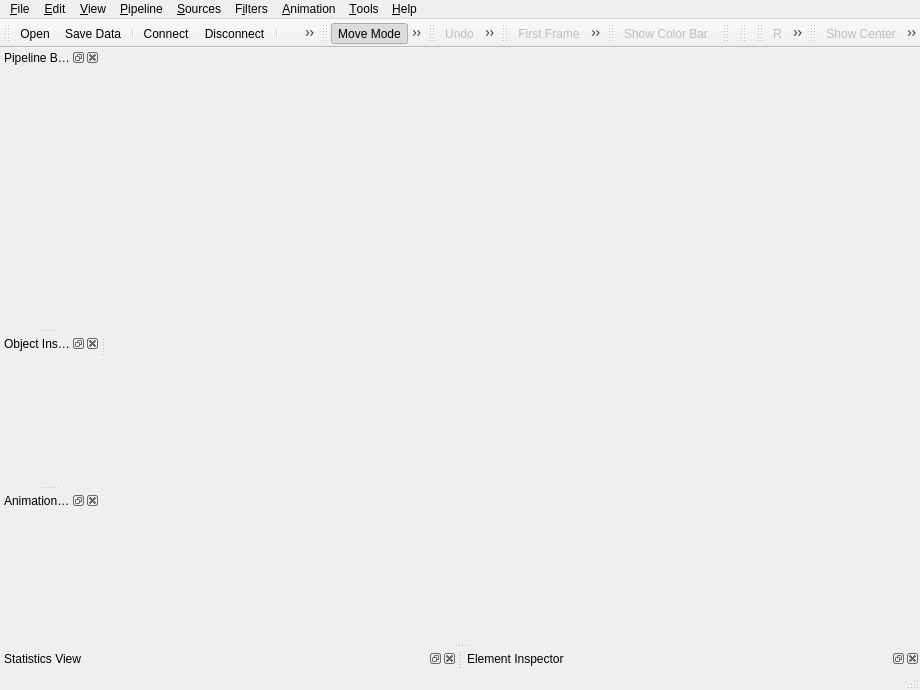
<ui version="4.0" >
 <class>MainWindow</class>
 <widget class="QMainWindow" name="MainWindow" >
  <property name="geometry" >
   <rect>
    <x>0</x>
    <y>0</y>
    <width>920</width>
    <height>690</height>
   </rect>
  </property>
  <property name="windowTitle" >
   <string>MainWindow</string>
  </property>
  <property name="windowIcon" >
   <iconset resource="../../Qt/Components/Resources/pqComponents.qrc" >:/pqWidgets/Icons/pqAppIcon64.png</iconset>
  </property>
  <property name="toolButtonStyle" >
   <enum>Qt::ToolButtonIconOnly</enum>
  </property>
  <widget class="QWidget" name="centralwidget" />
  <widget class="QMenuBar" name="menubar" >
   <property name="geometry" >
    <rect>
     <x>0</x>
     <y>0</y>
     <width>920</width>
     <height>21</height>
    </rect>
   </property>
   <widget class="QMenu" name="menuSources" >
    <property name="title" >
     <string>&amp;Sources</string>
    </property>
   </widget>
   <widget class="QMenu" name="menuHelp" >
    <property name="title" >
     <string>&amp;Help</string>
    </property>
    <addaction name="actionHelpAbout" />
    <addaction name="actionHelpHelp" />
    <addaction name="separator" />
    <addaction name="actionHelpEnableTooltips" />
   </widget>
   <widget class="QMenu" name="menuPipeline" >
    <property name="title" >
     <string>&amp;Pipeline</string>
    </property>
    <addaction name="actionAddSource" />
    <addaction name="actionAddFilter" />
    <addaction name="separator" />
    <addaction name="actionChangeInput" />
    <addaction name="actionDelete" />
   </widget>
   <widget class="QMenu" name="menuView" >
    <property name="title" >
     <string>&amp;View</string>
    </property>
    <widget class="QMenu" name="menuToolbars" >
     <property name="title" >
      <string>Toolbars</string>
     </property>
    </widget>
    <widget class="QMenu" name="menuPlots" >
     <property name="title" >
      <string>Plots</string>
     </property>
    </widget>
    <addaction name="actionResetCamera" />
    <addaction name="actionPositiveX" />
    <addaction name="actionNegativeX" />
    <addaction name="actionPositiveY" />
    <addaction name="actionNegativeY" />
    <addaction name="actionPositiveZ" />
    <addaction name="actionNegativeZ" />
    <addaction name="separator" />
    <addaction name="actionShowCenterAxes" />
    <addaction name="actionResetCenter" />
    <addaction name="actionScalarBarVisibility" />
    <addaction name="separator" />
    <addaction name="menuToolbars" />
    <addaction name="menuPlots" />
    <addaction name="separator" />
   </widget>
   <widget class="QMenu" name="menuEdit" >
    <property name="title" >
     <string>&amp;Edit</string>
    </property>
    <widget class="QMenu" name="menuAddPlot" >
     <property name="title" >
      <string>Add &amp;Plot</string>
     </property>
     <addaction name="actionHistogram" />
     <addaction name="actionXY_Plot" />
     <addaction name="actionTable_View" />
    </widget>
    <addaction name="actionEditUndo" />
    <addaction name="actionEditRedo" />
    <addaction name="separator" />
    <addaction name="actionEditCameraUndo" />
    <addaction name="actionEditCameraRedo" />
    <addaction name="separator" />
    <addaction name="actionMoveMode" />
    <addaction name="actionSelectionMode" />
    <addaction name="separator" />
    <addaction name="menuAddPlot" />
    <addaction name="separator" />
    <addaction name="actionEditSettings" />
   </widget>
   <widget class="QMenu" name="menuFile" >
    <property name="title" >
     <string>&amp;File</string>
    </property>
    <widget class="QMenu" name="menuRecentFiles" >
     <property name="title" >
      <string>Recent Files</string>
     </property>
    </widget>
    <addaction name="actionFileOpen" />
    <addaction name="menuRecentFiles" />
    <addaction name="separator" />
    <addaction name="actionFileLoadServerState" />
    <addaction name="actionFileSaveServerState" />
    <addaction name="separator" />
    <addaction name="actionFileSaveData" />
    <addaction name="actionFileSaveScreenshot" />
    <addaction name="separator" />
    <addaction name="actionFileSaveAnimation" />
    <addaction name="actionFileSaveGeometry" />
    <addaction name="separator" />
    <addaction name="actionServerConnect" />
    <addaction name="actionServerDisconnect" />
    <addaction name="separator" />
    <addaction name="actionFileExit" />
   </widget>
   <widget class="QMenu" name="menuFilters" >
    <property name="title" >
     <string>F&amp;ilters</string>
    </property>
   </widget>
   <widget class="QMenu" name="menuAnimation" >
    <property name="title" >
     <string>&amp;Animation</string>
    </property>
    <addaction name="actionVCRFirstFrame" />
    <addaction name="actionVCRPreviousFrame" />
    <addaction name="actionVCRPlay" />
    <addaction name="actionVCRPause" />
    <addaction name="actionVCRNextFrame" />
    <addaction name="actionVCRLastFrame" />
    <addaction name="actionVCRLoop" />
   </widget>
   <widget class="QMenu" name="menuTools" >
    <property name="title" >
     <string>&amp;Tools</string>
    </property>
    <addaction name="actionToolsCreateCustomFilter" />
    <addaction name="actionToolsManageCustomFilters" />
    <addaction name="actionToolsManageLinks" />
    <addaction name="separator" />
    <addaction name="actionToolsDumpWidgetNames" />
    <addaction name="actionToolsRecordTest" />
    <addaction name="actionToolsRecordTestScreenshot" />
    <addaction name="actionToolsPlayTest" />
    <addaction name="actionTesting_Window_Size" />
    <addaction name="separator" />
    <addaction name="actionToolsTimerLog" />
    <addaction name="actionToolsOutputWindow" />
    <addaction name="separator" />
    <addaction name="actionToolsPythonShell" />
   </widget>
   <addaction name="menuFile" />
   <addaction name="menuEdit" />
   <addaction name="menuView" />
   <addaction name="menuPipeline" />
   <addaction name="menuSources" />
   <addaction name="menuFilters" />
   <addaction name="menuAnimation" />
   <addaction name="menuTools" />
   <addaction name="menuHelp" />
  </widget>
  <widget class="QStatusBar" name="statusbar" />
  <widget class="QDockWidget" name="pipelineBrowserDock" >
   <property name="allowedAreas" >
    <set>Qt::LeftDockWidgetArea|Qt::NoDockWidgetArea|Qt::RightDockWidgetArea</set>
   </property>
   <property name="windowTitle" >
    <string>Pipeline Browser</string>
   </property>
   <attribute name="dockWidgetArea" >
    <number>1</number>
   </attribute>
   <widget class="QWidget" name="dockWidgetContents_2" >
    <property name="minimumSize" >
     <size>
      <width>100</width>
      <height>16</height>
     </size>
    </property>
   </widget>
  </widget>
  <widget class="QDockWidget" name="objectInspectorDock" >
   <property name="allowedAreas" >
    <set>Qt::LeftDockWidgetArea|Qt::NoDockWidgetArea|Qt::RightDockWidgetArea</set>
   </property>
   <property name="windowTitle" >
    <string>Object Inspector</string>
   </property>
   <attribute name="dockWidgetArea" >
    <number>1</number>
   </attribute>
   <widget class="QWidget" name="dockWidgetContents_3" />
  </widget>
  <widget class="QDockWidget" name="statisticsViewDock" >
   <property name="allowedAreas" >
    <set>Qt::BottomDockWidgetArea|Qt::LeftDockWidgetArea|Qt::NoDockWidgetArea|Qt::RightDockWidgetArea</set>
   </property>
   <property name="windowTitle" >
    <string>Statistics View</string>
   </property>
   <attribute name="dockWidgetArea" >
    <number>8</number>
   </attribute>
   <widget class="QWidget" name="dockWidgetContents_4" />
  </widget>
  <widget class="QDockWidget" name="elementInspectorDock" >
   <property name="allowedAreas" >
    <set>Qt::BottomDockWidgetArea|Qt::LeftDockWidgetArea|Qt::NoDockWidgetArea|Qt::RightDockWidgetArea</set>
   </property>
   <property name="windowTitle" >
    <string>Element Inspector</string>
   </property>
   <attribute name="dockWidgetArea" >
    <number>8</number>
   </attribute>
   <widget class="QWidget" name="dockWidgetContents_5" />
  </widget>
  <widget class="QToolBar" name="mainToolBar" >
   <property name="windowTitle" >
    <string>Main Controls</string>
   </property>
   <property name="orientation" >
    <enum>Qt::Horizontal</enum>
   </property>
   <property name="iconSize" >
    <size>
     <width>20</width>
     <height>22</height>
    </size>
   </property>
   <attribute name="toolBarArea" >
    <number>4</number>
   </attribute>
   <addaction name="actionFileOpen" />
   <addaction name="actionFileSaveData" />
   <addaction name="separator" />
   <addaction name="actionServerConnect" />
   <addaction name="actionServerDisconnect" />
   <addaction name="separator" />
   <addaction name="actionHelpHelp" />
  </widget>
  <widget class="QToolBar" name="selectionToolbar" >
   <property name="windowTitle" >
    <string>Selection Controls</string>
   </property>
   <property name="orientation" >
    <enum>Qt::Horizontal</enum>
   </property>
   <property name="iconSize" >
    <size>
     <width>20</width>
     <height>22</height>
    </size>
   </property>
   <attribute name="toolBarArea" >
    <number>4</number>
   </attribute>
   <addaction name="actionMoveMode" />
   <addaction name="actionSelectionMode" />
  </widget>
  <widget class="QToolBar" name="undoRedoToolbar" >
   <property name="windowTitle" >
    <string>Undo/Redo Controls</string>
   </property>
   <property name="orientation" >
    <enum>Qt::Horizontal</enum>
   </property>
   <property name="iconSize" >
    <size>
     <width>20</width>
     <height>22</height>
    </size>
   </property>
   <attribute name="toolBarArea" >
    <number>4</number>
   </attribute>
   <addaction name="actionEditUndo" />
   <addaction name="actionEditRedo" />
  </widget>
  <widget class="QToolBar" name="VCRToolbar" >
   <property name="windowTitle" >
    <string>VCR Controls</string>
   </property>
   <property name="orientation" >
    <enum>Qt::Horizontal</enum>
   </property>
   <property name="iconSize" >
    <size>
     <width>20</width>
     <height>22</height>
    </size>
   </property>
   <attribute name="toolBarArea" >
    <number>4</number>
   </attribute>
   <addaction name="actionVCRFirstFrame" />
   <addaction name="actionVCRPreviousFrame" />
   <addaction name="actionVCRPlay" />
   <addaction name="actionVCRPause" />
   <addaction name="actionVCRNextFrame" />
   <addaction name="actionVCRLastFrame" />
   <addaction name="actionVCRLoop" />
  </widget>
  <widget class="QToolBar" name="variableToolbar" >
   <property name="windowTitle" >
    <string>Active Variable Controls</string>
   </property>
   <property name="orientation" >
    <enum>Qt::Horizontal</enum>
   </property>
   <property name="iconSize" >
    <size>
     <width>20</width>
     <height>22</height>
    </size>
   </property>
   <attribute name="toolBarArea" >
    <number>4</number>
   </attribute>
   <addaction name="actionScalarBarVisibility" />
  </widget>
  <widget class="QToolBar" name="representationToolbar" >
   <property name="windowTitle" >
    <string>Representation</string>
   </property>
   <property name="orientation" >
    <enum>Qt::Horizontal</enum>
   </property>
   <property name="iconSize" >
    <size>
     <width>20</width>
     <height>22</height>
    </size>
   </property>
   <attribute name="toolBarArea" >
    <number>4</number>
   </attribute>
  </widget>
  <widget class="QToolBar" name="customFilterToolbar" >
   <property name="windowTitle" >
    <string>Custom Filter Controls</string>
   </property>
   <property name="orientation" >
    <enum>Qt::Horizontal</enum>
   </property>
   <property name="iconSize" >
    <size>
     <width>20</width>
     <height>22</height>
    </size>
   </property>
   <attribute name="toolBarArea" >
    <number>4</number>
   </attribute>
  </widget>
  <widget class="QToolBar" name="cameraToolbar" >
   <property name="windowTitle" >
    <string>Camera Controls</string>
   </property>
   <property name="orientation" >
    <enum>Qt::Horizontal</enum>
   </property>
   <property name="iconSize" >
    <size>
     <width>20</width>
     <height>22</height>
    </size>
   </property>
   <attribute name="toolBarArea" >
    <number>4</number>
   </attribute>
   <addaction name="actionResetCamera" />
   <addaction name="actionPositiveX" />
   <addaction name="actionNegativeX" />
   <addaction name="actionPositiveY" />
   <addaction name="actionNegativeY" />
   <addaction name="actionPositiveZ" />
   <addaction name="actionNegativeZ" />
  </widget>
  <widget class="QToolBar" name="axesToolbar" >
   <property name="enabled" >
    <bool>true</bool>
   </property>
   <property name="windowTitle" >
    <string>Center Axes Controls</string>
   </property>
   <property name="orientation" >
    <enum>Qt::Horizontal</enum>
   </property>
   <attribute name="toolBarArea" >
    <number>4</number>
   </attribute>
   <addaction name="actionShowCenterAxes" />
   <addaction name="actionResetCenter" />
  </widget>
  <widget class="QDockWidget" name="animationPanelDock" >
   <property name="windowTitle" >
    <string>Animation Panel</string>
   </property>
   <attribute name="dockWidgetArea" >
    <number>1</number>
   </attribute>
   <widget class="QWidget" name="dockWidgetContents" />
  </widget>
  <action name="actionFileOpen" >
   <property name="icon" >
    <iconset resource="../../Qt/Components/Resources/pqComponents.qrc" >:/pqWidgets/Icons/pqOpen22.png</iconset>
   </property>
   <property name="text" >
    <string>&amp;Open</string>
   </property>
   <property name="shortcut" >
    <string>Ctrl+O</string>
   </property>
  </action>
  <action name="actionFileExit" >
   <property name="icon" >
    <iconset/>
   </property>
   <property name="text" >
    <string>E&amp;xit</string>
   </property>
   <property name="shortcut" >
    <string>Ctrl+Q</string>
   </property>
  </action>
  <action name="actionHelpAbout" >
   <property name="icon" >
    <iconset/>
   </property>
   <property name="text" >
    <string>About</string>
   </property>
  </action>
  <action name="actionHelpHelp" >
   <property name="icon" >
    <iconset resource="../../Qt/Components/Resources/pqComponents.qrc" >:/pqWidgets/Icons/pqHelp22.png</iconset>
   </property>
   <property name="text" >
    <string>Help</string>
   </property>
  </action>
  <action name="actionScalarBarVisibility" >
   <property name="checkable" >
    <bool>true</bool>
   </property>
   <property name="enabled" >
    <bool>false</bool>
   </property>
   <property name="icon" >
    <iconset resource="../../Qt/Components/Resources/pqComponents.qrc" >:/pqWidgets/Icons/pqScalarBar22.png</iconset>
   </property>
   <property name="text" >
    <string>Show Color Bar</string>
   </property>
   <property name="toolTip" >
    <string>Toggle Scalar Bar Visibility</string>
   </property>
  </action>
  <action name="actionServerConnect" >
   <property name="icon" >
    <iconset resource="../../Qt/Components/Resources/pqComponents.qrc" >:/pqWidgets/Icons/pqConnect22.png</iconset>
   </property>
   <property name="text" >
    <string>&amp;Connect</string>
   </property>
  </action>
  <action name="actionServerDisconnect" >
   <property name="icon" >
    <iconset resource="../../Qt/Components/Resources/pqComponents.qrc" >:/pqWidgets/Icons/pqDisconnect22.png</iconset>
   </property>
   <property name="text" >
    <string>&amp;Disconnect</string>
   </property>
  </action>
  <action name="actionFileSaveScreenshot" >
   <property name="text" >
    <string>Save Screenshot</string>
   </property>
  </action>
  <action name="actionFileSaveAnimation" >
   <property name="text" >
    <string>Save &amp;Animation</string>
   </property>
  </action>
  <action name="actionVCRPreviousFrame" >
   <property name="enabled" >
    <bool>false</bool>
   </property>
   <property name="icon" >
    <iconset resource="../../Qt/Components/Resources/pqComponents.qrc" >:/pqWidgets/Icons/pqVcrBack22.png</iconset>
   </property>
   <property name="text" >
    <string>Pre&amp;vious Frame</string>
   </property>
  </action>
  <action name="actionVCRFirstFrame" >
   <property name="enabled" >
    <bool>false</bool>
   </property>
   <property name="icon" >
    <iconset resource="../../Qt/Components/Resources/pqComponents.qrc" >:/pqWidgets/Icons/pqVcrFirst22.png</iconset>
   </property>
   <property name="text" >
    <string>&amp;First Frame</string>
   </property>
  </action>
  <action name="actionVCRNextFrame" >
   <property name="enabled" >
    <bool>false</bool>
   </property>
   <property name="icon" >
    <iconset resource="../../Qt/Components/Resources/pqComponents.qrc" >:/pqWidgets/Icons/pqVcrForward22.png</iconset>
   </property>
   <property name="text" >
    <string>&amp;Next Frame</string>
   </property>
  </action>
  <action name="actionVCRLastFrame" >
   <property name="enabled" >
    <bool>false</bool>
   </property>
   <property name="icon" >
    <iconset resource="../../Qt/Components/Resources/pqComponents.qrc" >:/pqWidgets/Icons/pqVcrLast22.png</iconset>
   </property>
   <property name="text" >
    <string>&amp;Last Frame</string>
   </property>
  </action>
  <action name="actionFileSaveData" >
   <property name="icon" >
    <iconset resource="../../Qt/Components/Resources/pqComponents.qrc" >:/pqWidgets/Icons/pqFloppyDisk22.png</iconset>
   </property>
   <property name="text" >
    <string>Save Data</string>
   </property>
   <property name="shortcut" >
    <string>Ctrl+S</string>
   </property>
  </action>
  <action name="actionFileLoadServerState" >
   <property name="text" >
    <string>&amp;Load State</string>
   </property>
  </action>
  <action name="actionFileSaveServerState" >
   <property name="text" >
    <string>&amp;Save State</string>
   </property>
  </action>
  <action name="actionHelpEnableTooltips" >
   <property name="checkable" >
    <bool>true</bool>
   </property>
   <property name="checked" >
    <bool>true</bool>
   </property>
   <property name="text" >
    <string>Enable Tooltips</string>
   </property>
  </action>
  <action name="actionMoveMode" >
   <property name="checkable" >
    <bool>true</bool>
   </property>
   <property name="checked" >
    <bool>true</bool>
   </property>
   <property name="enabled" >
    <bool>true</bool>
   </property>
   <property name="icon" >
    <iconset resource="../../Qt/Components/Resources/pqComponents.qrc" >:/pqWidgets/Icons/pqPointer22.png</iconset>
   </property>
   <property name="text" >
    <string>Move Mode</string>
   </property>
   <property name="shortcut" >
    <string/>
   </property>
  </action>
  <action name="actionSelectionMode" >
   <property name="checkable" >
    <bool>true</bool>
   </property>
   <property name="icon" >
    <iconset resource="../../Qt/Components/Resources/pqComponents.qrc" >:/pqWidgets/Icons/pqSelectPointer22.png</iconset>
   </property>
   <property name="text" >
    <string>Selection Mode (s)</string>
   </property>
   <property name="shortcut" >
    <string/>
   </property>
  </action>
  <action name="actionEditUndo" >
   <property name="checkable" >
    <bool>false</bool>
   </property>
   <property name="enabled" >
    <bool>false</bool>
   </property>
   <property name="icon" >
    <iconset resource="../../Qt/Components/Resources/pqComponents.qrc" >:/pqWidgets/Icons/pqUndo22.png</iconset>
   </property>
   <property name="text" >
    <string>&amp;Undo</string>
   </property>
   <property name="shortcut" >
    <string>Ctrl+Z</string>
   </property>
  </action>
  <action name="actionEditRedo" >
   <property name="enabled" >
    <bool>false</bool>
   </property>
   <property name="icon" >
    <iconset resource="../../Qt/Components/Resources/pqComponents.qrc" >:/pqWidgets/Icons/pqRedo22.png</iconset>
   </property>
   <property name="text" >
    <string>&amp;Redo</string>
   </property>
   <property name="shortcut" >
    <string>Ctrl+R</string>
   </property>
  </action>
  <action name="actionEditCameraUndo" >
   <property name="icon" >
    <iconset/>
   </property>
   <property name="text" >
    <string>Camera Undo</string>
   </property>
   <property name="shortcut" >
    <string>Ctrl+B</string>
   </property>
  </action>
  <action name="actionEditCameraRedo" >
   <property name="icon" >
    <iconset/>
   </property>
   <property name="text" >
    <string>Camera Redo</string>
   </property>
   <property name="shortcut" >
    <string>Ctrl+F</string>
   </property>
  </action>
  <action name="actionToolsDumpWidgetNames" >
   <property name="text" >
    <string>&amp;Dump Widget Names</string>
   </property>
  </action>
  <action name="actionToolsRecordTest" >
   <property name="text" >
    <string>&amp;Record Test</string>
   </property>
  </action>
  <action name="actionToolsRecordTestScreenshot" >
   <property name="text" >
    <string>Record &amp;Test Screenshot</string>
   </property>
  </action>
  <action name="actionToolsPythonShell" >
   <property name="text" >
    <string>Python &amp;Shell</string>
   </property>
  </action>
  <action name="actionToolsCreateCustomFilter" >
   <property name="text" >
    <string>&amp;Create Custom Filter...</string>
   </property>
  </action>
  <action name="actionToolsManageCustomFilters" >
   <property name="text" >
    <string>&amp;Manage Custom Filters...</string>
   </property>
  </action>
  <action name="actionVCRPlay" >
   <property name="enabled" >
    <bool>false</bool>
   </property>
   <property name="icon" >
    <iconset resource="../../Qt/Components/Resources/pqComponents.qrc" >:/pqWidgets/Icons/pqVcrPlay22.png</iconset>
   </property>
   <property name="text" >
    <string>&amp;Play</string>
   </property>
  </action>
  <action name="actionVCRPause" >
   <property name="enabled" >
    <bool>false</bool>
   </property>
   <property name="icon" >
    <iconset resource="../../Qt/Components/Resources/pqComponents.qrc" >:/pqWidgets/Icons/pqVcrPause22.png</iconset>
   </property>
   <property name="text" >
    <string>Pa&amp;use</string>
   </property>
  </action>
  <action name="actionToolsPlayTest" >
   <property name="text" >
    <string>Play Test</string>
   </property>
  </action>
  <action name="actionEditSettings" >
   <property name="text" >
    <string>&amp;Settings</string>
   </property>
  </action>
  <action name="actionResetCamera" >
   <property name="enabled" >
    <bool>false</bool>
   </property>
   <property name="text" >
    <string>R</string>
   </property>
   <property name="statusTip" >
    <string>Reset Camera</string>
   </property>
   <property name="whatsThis" >
    <string>Reset Camera</string>
   </property>
  </action>
  <action name="actionPositiveX" >
   <property name="enabled" >
    <bool>false</bool>
   </property>
   <property name="text" >
    <string>+X</string>
   </property>
   <property name="toolTip" >
    <string>Set view direction to +X</string>
   </property>
   <property name="statusTip" >
    <string>Set view direction to +X</string>
   </property>
   <property name="whatsThis" >
    <string>Set view direction to +X</string>
   </property>
  </action>
  <action name="actionNegativeX" >
   <property name="enabled" >
    <bool>false</bool>
   </property>
   <property name="text" >
    <string>-X</string>
   </property>
   <property name="toolTip" >
    <string>Set view direction to -X</string>
   </property>
   <property name="statusTip" >
    <string>Set view direction to -X</string>
   </property>
   <property name="whatsThis" >
    <string>Set view direction to -X</string>
   </property>
  </action>
  <action name="actionPositiveY" >
   <property name="enabled" >
    <bool>false</bool>
   </property>
   <property name="text" >
    <string>+Y</string>
   </property>
   <property name="toolTip" >
    <string>Set view direction to +Y</string>
   </property>
   <property name="statusTip" >
    <string>Set view direction to +Y</string>
   </property>
   <property name="whatsThis" >
    <string>Set view direction to +Y</string>
   </property>
  </action>
  <action name="actionNegativeY" >
   <property name="enabled" >
    <bool>false</bool>
   </property>
   <property name="text" >
    <string>-Y</string>
   </property>
   <property name="toolTip" >
    <string>Set view direction to -Y</string>
   </property>
   <property name="statusTip" >
    <string>Set view direction to -Y</string>
   </property>
   <property name="whatsThis" >
    <string>Set view direction to -Y</string>
   </property>
  </action>
  <action name="actionPositiveZ" >
   <property name="enabled" >
    <bool>false</bool>
   </property>
   <property name="text" >
    <string>+Z</string>
   </property>
   <property name="toolTip" >
    <string>Set view direction to +Z</string>
   </property>
   <property name="statusTip" >
    <string>Set view direction to +Z</string>
   </property>
   <property name="whatsThis" >
    <string>Set view direction to +Z</string>
   </property>
  </action>
  <action name="actionNegativeZ" >
   <property name="enabled" >
    <bool>false</bool>
   </property>
   <property name="text" >
    <string>-Z</string>
   </property>
   <property name="toolTip" >
    <string>Set view direction to -Z</string>
   </property>
   <property name="statusTip" >
    <string>Set view direction to -Z</string>
   </property>
   <property name="whatsThis" >
    <string>Set view direction to -Z</string>
   </property>
  </action>
  <action name="actionHistogram" >
   <property name="text" >
    <string>&amp;Histogram</string>
   </property>
  </action>
  <action name="actionXY_Plot" >
   <property name="text" >
    <string>XY &amp;Plot</string>
   </property>
  </action>
  <action name="actionTesting_Window_Size" >
   <property name="checkable" >
    <bool>true</bool>
   </property>
   <property name="checked" >
    <bool>false</bool>
   </property>
   <property name="text" >
    <string>Max Window Size: 300x300</string>
   </property>
  </action>
  <action name="actionTable_View" >
   <property name="text" >
    <string>Table View</string>
   </property>
  </action>
  <action name="actionShowCenterAxes" >
   <property name="checkable" >
    <bool>true</bool>
   </property>
   <property name="enabled" >
    <bool>false</bool>
   </property>
   <property name="icon" >
    <iconset resource="../../Qt/Components/Resources/pqComponents.qrc" >:/pqWidgets/Icons/pqShowCenterAxes32.png</iconset>
   </property>
   <property name="text" >
    <string>Show Center</string>
   </property>
  </action>
  <action name="actionResetCenter" >
   <property name="enabled" >
    <bool>false</bool>
   </property>
   <property name="icon" >
    <iconset resource="../../Qt/Components/Resources/pqComponents.qrc" >:/pqWidgets/Icons/pqResetCenter32.png</iconset>
   </property>
   <property name="text" >
    <string>Reset Center</string>
   </property>
  </action>
  <action name="actionAddSource" >
   <property name="enabled" >
    <bool>false</bool>
   </property>
   <property name="text" >
    <string>Add &amp;Source...</string>
   </property>
   <property name="iconText" >
    <string>Add Source...</string>
   </property>
   <property name="toolTip" >
    <string>Add a Source to the Pipeline</string>
   </property>
   <property name="statusTip" >
    <string>Add a Source to the Pipeline</string>
   </property>
  </action>
  <action name="actionAddFilter" >
   <property name="text" >
    <string>Add &amp;Filter...</string>
   </property>
   <property name="iconText" >
    <string>Add Filter...</string>
   </property>
   <property name="toolTip" >
    <string>Add a Filter to the Pipeline</string>
   </property>
   <property name="statusTip" >
    <string>Add a Filter to the Pipeline</string>
   </property>
  </action>
  <action name="actionChangeInput" >
   <property name="text" >
    <string>Change &amp;Input...</string>
   </property>
   <property name="iconText" >
    <string>Change Input...</string>
   </property>
   <property name="toolTip" >
    <string>Change a Filter's Input</string>
   </property>
   <property name="statusTip" >
    <string>Change a Filter's Input</string>
   </property>
  </action>
  <action name="actionDelete" >
   <property name="icon" >
    <iconset resource="../../Qt/Components/Resources/pqComponents.qrc" >:/pqWidgets/Icons/pqDelete16.png</iconset>
   </property>
   <property name="text" >
    <string>&amp;Delete</string>
   </property>
   <property name="statusTip" >
    <string>Delete</string>
   </property>
  </action>
  <action name="actionToolsManageLinks" >
   <property name="text" >
    <string>Manage Links...</string>
   </property>
  </action>
  <action name="actionFileSaveGeometry" >
   <property name="text" >
    <string>Save &amp;Geometry</string>
   </property>
  </action>
  <action name="actionVCRLoop" >
   <property name="checkable" >
    <bool>true</bool>
   </property>
   <property name="enabled" >
    <bool>false</bool>
   </property>
   <property name="text" >
    <string>&amp;Loop</string>
   </property>
   <property name="iconText" >
    <string>Loop</string>
   </property>
   <property name="toolTip" >
    <string>Loop</string>
   </property>
  </action>
  <action name="actionToolsOutputWindow" >
   <property name="text" >
    <string>&amp;Output Window</string>
   </property>
  </action>
  <action name="actionToolsTimerLog" >
   <property name="text" >
    <string>Timer &amp;Log</string>
   </property>
  </action>
 </widget>
 <resources>
  <include location="../../Qt/Components/Resources/pqComponents.qrc" />
 </resources>
 <connections/>
</ui>
